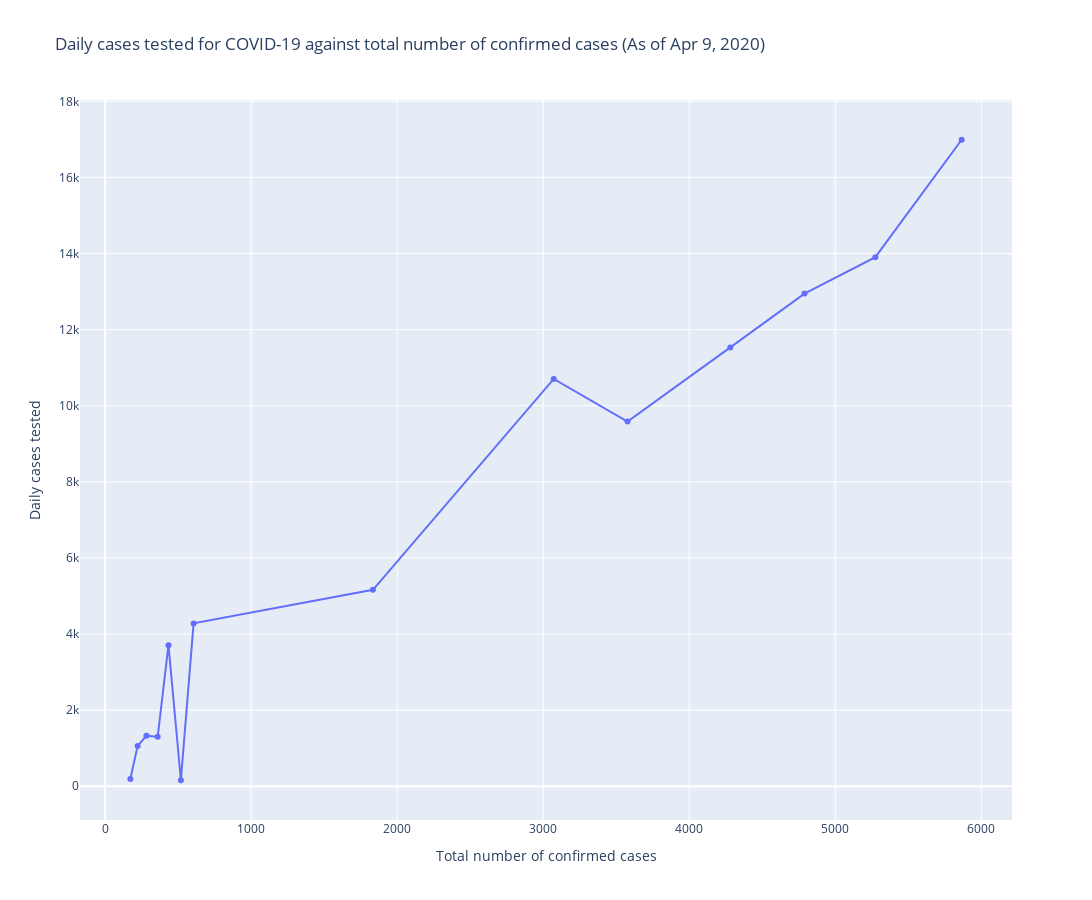

Write notebook code for a chart like this one.
### Code cell
fig = go.Figure()
fig.add_trace(go.Scatter(x=india_daily_tests_cases['active_cases'], y=india_daily_tests_cases['Daily change in cumulative total tests'],
                         mode='lines+markers', name='India'))

fig.update_layout(title='Daily cases tested for COVID-19 against total number of confirmed cases (As of Apr 9, 2020)',
                   xaxis_title='Total number of confirmed cases',
                   yaxis_title='Daily cases tested')

fig.update_layout(
    autosize=False,
    width=1200,
    height=900,)

fig.show()

### Figure 1 — Plotly figure (JSON) as saved in the notebook; plotly's stock layout.template omitted (floating-point values rounded to 4 significant figures)
{"data": [{"mode": "lines+markers", "name": "India", "type": "scatter", "x": [173, 223, 283, 360, 434, 519, 606, 1834, 3072, 3577, 4281, 4789, 5274, 5865], "y": [191, 1060, 1325, 1298, 3708, 157, 4280, 5163, 10705, 9584, 11534, 12947, 13904, 16991]}], "layout": {"autosize": false, "height": 900, "title": {"text": "Daily cases tested for COVID-19 against total number of confirmed cases (As of Apr 9, 2020)"}, "width": 1200, "xaxis": {"title": {"text": "Total number of confirmed cases"}}, "yaxis": {"title": {"text": "Daily cases tested"}}}}
